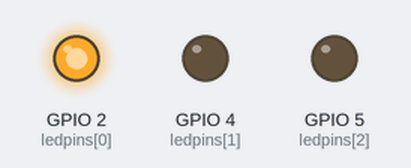
Bench run of a sketch on a simulated ESP32. Parts: output pins drawn as LEDs (lit = HIGH).

Above: at 0.2 s.
At 1.2 s:
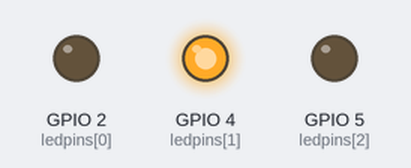
At 2.2 s:
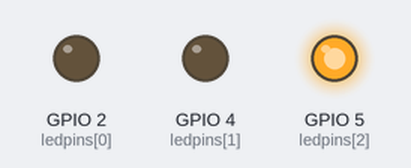
At 5.7 s:
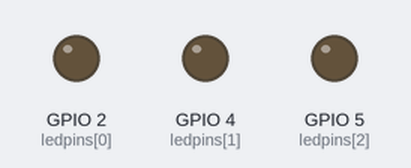
Timing chart, 0 to 6.9 s (numbered marks = the images above):
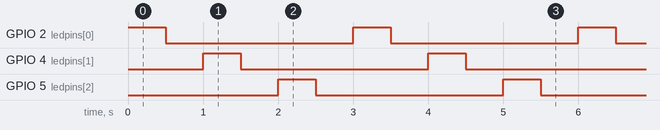

The sketch:

sketch.ino
```cpp
const int ledpins[] = {2,4,5};
const int numleds = sizeof(ledpins) / sizeof(ledpins[0]);
const int espera = 500;


void setup() {
  for(int i = 0; i < numleds; i++){
    pinMode(ledpins[i], OUTPUT);
  }
}

void loop() {
  for(int i = 0; i < numleds; i++){
    digitalWrite(ledpins[i], HIGH);
    delay(espera);
    digitalWrite(ledpins[i], LOW);
    delay(espera);
  }

}
```

Measured:
- by itself, GPIO 2 (ledpins[0]), GPIO 4 (ledpins[1]), GPIO 5 (ledpins[2]): alternates HIGH for 0.50 s and LOW for 2.5 s
- by itself, everything shown: repeats every 3.0 s, in 6 steps
